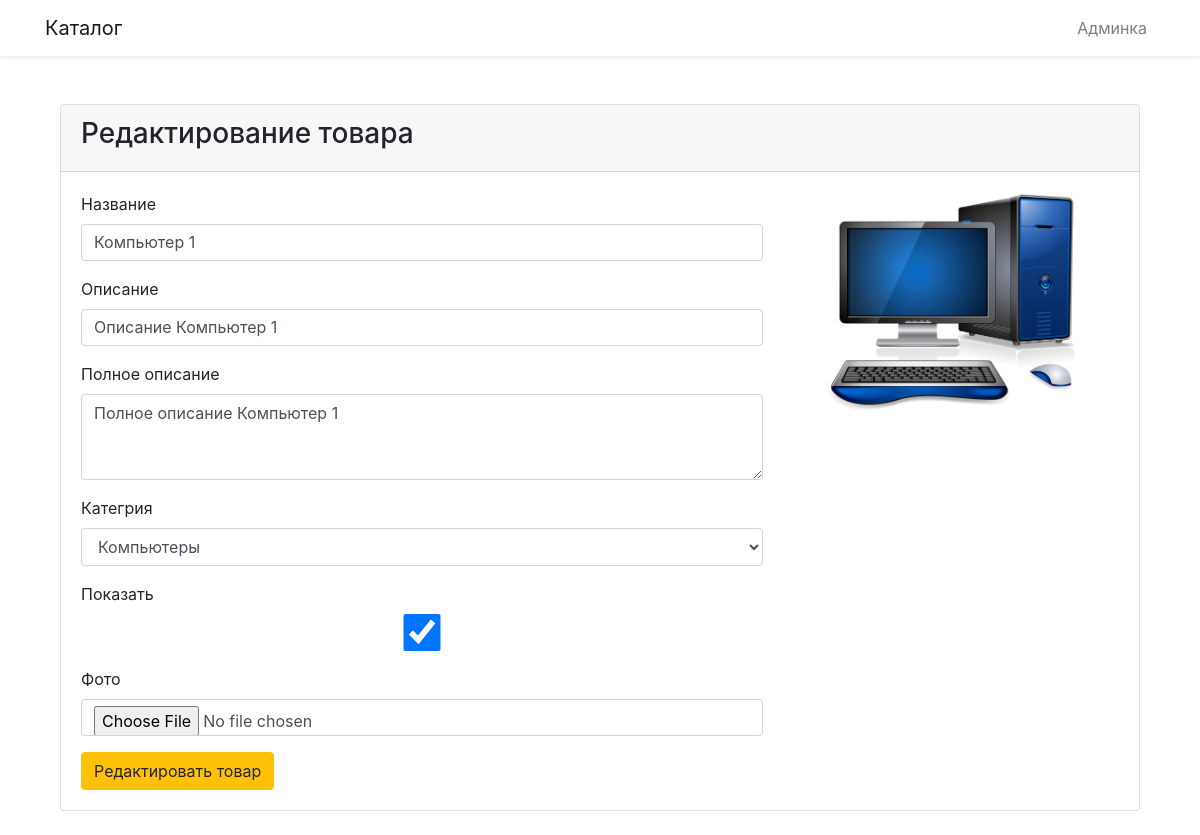
The app's page /product_edit.php?edit=15 with its own data.
### tables this page shows
CREATE TABLE `products` (
  `id` int(11) NOT NULL,
  `name` varchar(255) NOT NULL,
  `description` varchar(255) NOT NULL,
  `text` text NOT NULL,
  `image` varchar(255) DEFAULT NULL,
  `categories_id` int(11) NOT NULL DEFAULT '1',
  `status` int(1) NOT NULL DEFAULT '0'
);

### lib/functions.php (called while the page is built, shortened)
<?php
function get_categories_db($pdo){
    $sql = "SELECT * FROM `categories`";
    $statement = $pdo->query($sql);
    if( $statement->rowCount() > 0 )
    {
        $result = $statement->fetchAll(PDO::FETCH_ASSOC);
        return $result;
    }
    else
        return false;
}
function get_product_db($pdo, $id_out)
{
    if( is_int( $id_out = (int)$id_out ) )
    {
        $sql = "SELECT * FROM `products` WHERE `id` = :id";
        $statement = $pdo->prepare($sql);
        $statement->bindValue(":id", $id_out, PDO::PARAM_INT);
        $statement->execute();
        $result = $statement->fetch(PDO::FETCH_ASSOC);
        return $result;
    }
    else
        return false;
}
    ?>

### product_edit.php (the view, shortened to what this page needs)
<?php
    require_once($_SERVER["DOCUMENT_ROOT"].'/lib/functions.php');
    if( isset( $_GET["edit"] ) && is_int( $_GET["edit"] = (int)$_GET["edit"] ) ) {
        $product = get_product_db($pdo, $_GET["edit"]);
    }
?>
<!DOCTYPE html>
<html lang="en">
<head>
    <link href="css/app.css" rel="stylesheet">
    <link rel="stylesheet" href="https://maxcdn.bootstrapcdn.com/bootstrap/4.0.0-alpha.4/css/bootstrap.min.css">
</head>
<body>
    <nav class="navbar navbar-expand-md navbar-light bg-white shadow-sm mb-4">
        <div class="container">
            <a class="navbar-brand" href="index.php">
                Каталог
            </a>
            <ul class="navbar-nav ml-auto">
                <li class="nav-item">
                    <a class="nav-link" href="admin.php">Админка</a>
                </li>
            </ul>
        </div>
    </nav>
    <div class="container">
        <main class="py-4">
          <div class="container">
            <div class="row justify-content-center">
                <div class="col-md-12">
                    <div class="card">
                        <div class="card-header">
                            <?php if( isset( $_GET["edit"] ) ){ ?>
                                <h3>Редактирование товара</h3>
                            <?php } else { ?>
                                <h3>Добавить товар</h3>
                            <?php } ?>
                        </div>
                        <div class="card-body">
                            <form action="lib/product_edit.php" method="post" enctype="multipart/form-data">
                                <div class="row">
                                    <div class="col-md-8">
                                        <div class="form-group">
                                            <label for="name">Название</label>
                                            <input type="text" class="form-control" name="name" id="name"
                                                value="<?php if( isset($product["name"]) ) echo $product["name"]?>">
                                        </div>
                                        <div class="form-group">
                                            <label for="description">Описание</label>
                                            <input type="text" class="form-control" name="description" id="description"
                                                value="<?php if( isset($product["description"]) ) echo $product["description"]?>">
                                        </div>
                                        <div class="form-group">
                                            <label for="text">Полное описание</label>
                                            <textarea id="text" name="text" class="form-control" rows="3"><?php if( isset($product["text"]) ) echo $product["text"]?></textarea>
                                        </div>
                                        <div class="form-group">
                                            <label for="categories_id">Категрия</label>
                                            <select id="categories_id" name="categories_id" class="form-control">
                                                <?php if( is_array ( $categories = get_categories_db($pdo) ) ) {?>
                                                    <?php foreach($categories as $category){?>
                                                        <?php if( isset($product["categories_id"]) && $product["categories_id"] == $category["id"] ) {?>
                                                            <option value="<?php echo $category["id"]?>" selected="selected"><?php echo $category["name"]?></option>
                                                        <?php } else {?>
                                                            <option value="<?php echo $category["id"]?>"><?php echo $category["name"]?></option>
                                                        <?php } ?>
                                                    <?php } ?>
                                                <?php } ?>
                                            </select>
                                        </div>
                                        <div class="form-group">
                                            <label for="status">Показать</label>
                                            <?php if( isset($product["status"]) ) {?>
                                                <?php if( $product["status"] == 0 ) {?>
                                                    <input type="checkbox" class="form-control" name="status" id="status" checked="checked">
                                                <?php } else {?>
                                                    <input type="checkbox" class="form-control" name="status" id="status">
                                                <?php } ?>
                                            <?php } else {?>
                                                <input type="checkbox" class="form-control" name="status" id="status" checked="checked">
                                            <?php } ?>
                                        </div>
                                        <div class="form-group">
                                            <label for="image">Фото</label>
                                            <input type="file" class="form-control" name="image" id="image">
                                        </div>
                                    </div>
                                    <div class="col-md-4">
                                        <?php if( isset($product["image"]) ) {?>
                                            <img src="<?php echo DIR_IMG.'/'.$product["image"]?>" alt="<?php echo $product["name"]?>" class="img-fluid">
                                        <?php } else {?>
                                            <img src="<?php echo DIR_IMG.'/'.DEFAULT_IMG?>" alt="Нет фото" class="img-fluid">
                                        <?php } ?>
                                    </div>
                                    <div class="col-md-12">
                                        <?php if( isset( $_GET["edit"] ) ){ ?>
                                            <button class="btn btn-warning">Редактировать товар</button>
                                        <?php } else { ?>
                                            <button class="btn btn-warning">Добавить товар</button>
                                        <?php } ?>
                                    </div>
                                </div>
                            </form>
                        </div>
                    </div>
                </div>
            </div>
        </div>
        </main>
    </div>
</body>
</html>

### records on screen
products: name "Компьютер 1", description "Описание Компьютер 1", text "Полное описание Компьютер 1", image (picture)

### other values on screen
form field categories_id "Компьютеры"
